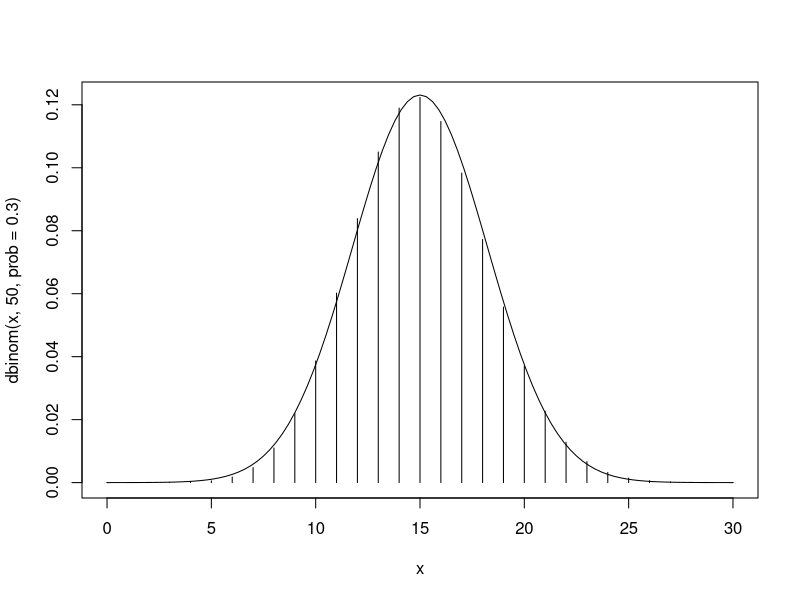

The R source for this figure:
# Rと推定
# https://www1.doshisha.ac.jp/~mjin/R/Chap_11/11.html

X = rnorm(300, 170, 5)  # N(170, 5^2)のデータを300個
Z = (X - mean(X)) / sqrt(var(X))
mean(Z)

kekka = matrix(0, 1000, 300)
for(i in 1:1000) { kekka[i,] = rnorm(300, 170, 5)}
temp = apply(kekka, 1, mean)
mean(temp)
var(temp)  # 5^2 / 300 とほぼ同じ値

# 区間推定

# 確率変数 k が1、2、3、…、30をとる二項分布 B (50,0.3) のグラフを作成し、
# さらに同じの座標上で平均が15 = 50*0.3、分散が10.5 = 50*0.3*0.7である正規分布のグラフを作成
x = 0:30
plot(x, dbinom(x, 50, prob = 0.3), type = "h")
sd1 = sqrt(50 * 0.3 * 0.7)
curve(dnorm(x, mean=0.3*50, sd=sd1), add=T)

# Ex) 1000人に対して調査を行った結果、現政権に対する支持率が45％だとする。
#     有意水準5％ (α = 0.05) の場合の母比率の信頼区間の計算結果を次に示す。

n = 1000
a = 0.05 / 2
p = 0.45
z = abs(qnorm(a))
p - z * sqrt(p * (1 - p) / n)  #-> 約42%
p + z * sqrt(p * (1 - p) / n)  #-> 約48%
# 母集団の支持率はおよそ42 ~ 48%と推測される。
